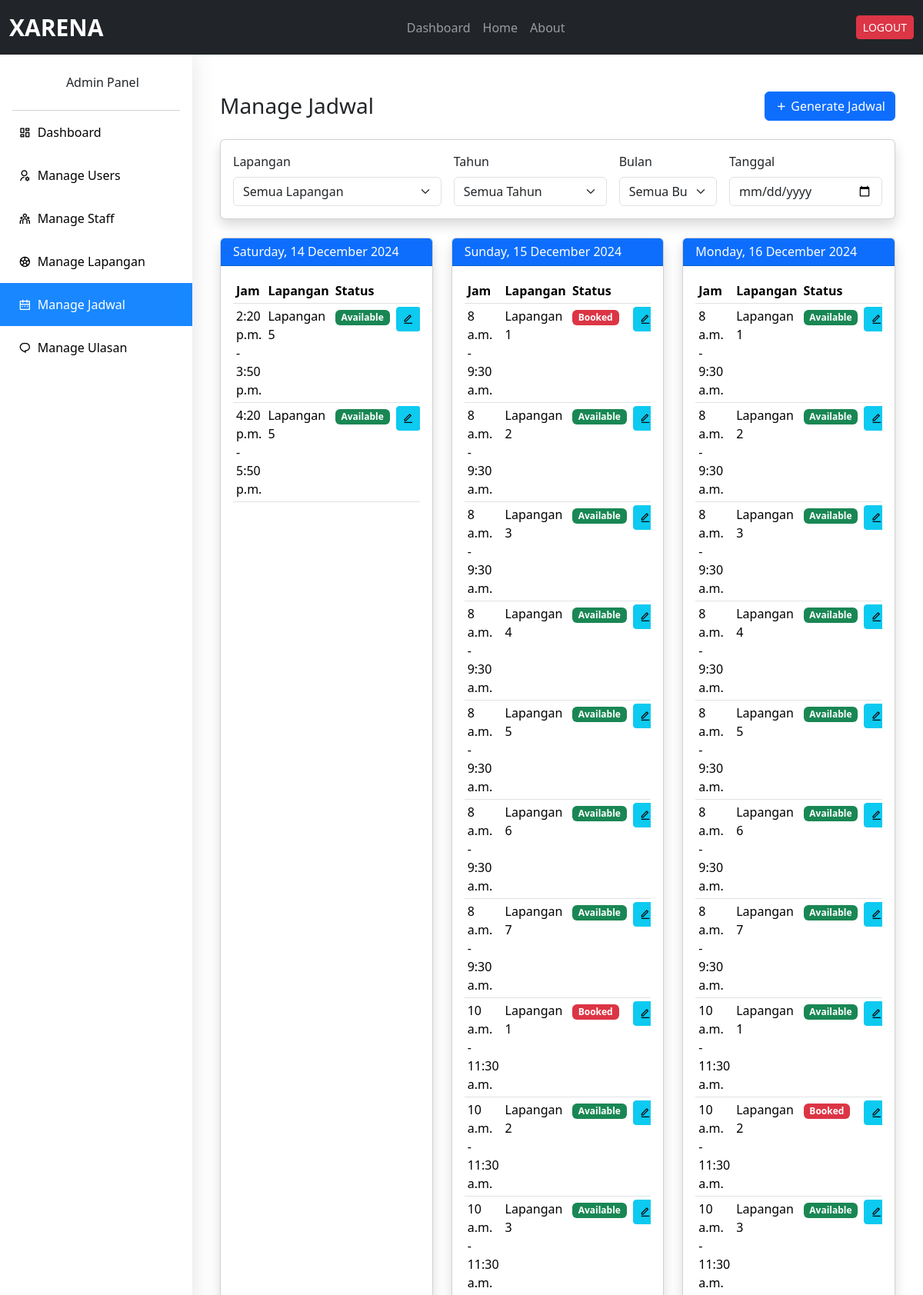
Page /adm/jadwal/ (signed in, upper part) on the committed database.
### xarena_app/models.py (models this page shows, shortened)
class Jadwal(models.Model):
    lapangan = models.ForeignKey(Lapangan, on_delete=models.CASCADE)
    tanggal = models.DateField()
    jam_mulai = models.TimeField()
    jam_selesai = models.TimeField()
    is_available = models.BooleanField(default=True)

class Lapangan(models.Model):
    nama = models.CharField(max_length=100)
    deskripsi = models.TextField(max_length=500)
    harga_per_jam = models.DecimalField(max_digits=10, decimal_places=2)
    gambar = models.ImageField(upload_to='lapangan_images/', blank=True, null=True)
    is_available = models.BooleanField(default=True)

### xarena_app/views.py (the view)
# urls.py: path('adm/jadwal/', views.manage_jadwal, name='manage_jadwal'),
def manage_jadwal(request):
    if not request.user.is_superuser:
        raise PermissionDenied
    lapangan_id = request.GET.get('lapangan')
    year = request.GET.get('year')
    month = request.GET.get('month')
    tanggal = request.GET.get('tanggal')
    jadwal_list = Jadwal.objects.all()
    if lapangan_id:
        jadwal_list = jadwal_list.filter(lapangan_id=lapangan_id)
    if tanggal:
        jadwal_list = jadwal_list.filter(tanggal=tanggal)
        dates = {}
        lapangan_list = Lapangan.objects.all()
        for lapangan in lapangan_list:
            schedules = jadwal_list.filter(lapangan=lapangan).order_by('jam_mulai')
            if schedules.exists():
                dates[lapangan] = list(schedules)
    else:
        if month:
            jadwal_list = jadwal_list.filter(tanggal__month=month)
        if year:
            jadwal_list = jadwal_list.filter(tanggal__year=year)
        dates = {}
        for jadwal in jadwal_list.order_by('tanggal', 'jam_mulai'):
            if jadwal.tanggal not in dates:
                dates[jadwal.tanggal] = []
            dates[jadwal.tanggal].append(jadwal)
    sorted_dates = sorted(dates.items(), key=lambda x: x[0].nama if isinstance(x[0], Lapangan) else x[0])
    years = Jadwal.objects.dates('tanggal', 'year').values_list('tanggal__year', flat=True)
    if not years:
        years = [datetime.now().year]
    paginator = Paginator(sorted_dates, 7)
    page = request.GET.get('page')
    dates_page = paginator.get_page(page)
    month_choices = [
        (1, 'Januari'),
        (2, 'Februari'),
        (3, 'Maret'),
        (4, 'April'),
        (5, 'Mei'),
        (6, 'Juni'),
        (7, 'Juli'),
        (8, 'Agustus'),
        (9, 'September'),
        (10, 'Oktober'),
        (11, 'November'),
        (12, 'Desember')
    ]
    context = {
        'dates': dates_page,
        'lapangan': Lapangan.objects.all(),
        'selected_lapangan': lapangan_id,
        'selected_tanggal': tanggal,
        'selected_month': month,
        'selected_year': year,
        'months': month_choices,
        'years': years,
    }
    return render(request, 'admin/manage_jadwal.html', context)

### templates/admin/manage_jadwal.html (shortened to what this page needs)
{% extends './base_admin.html' %}
{% block admin_content %}
<div class="container-fluid mt-4">
  <div class="d-sm-flex align-items-center justify-content-between mb-4">
    <h1 class="h3 mb-0 text-gray-800">Manage Jadwal</h1>
    <button class="btn btn-primary" data-bs-toggle="modal" data-bs-target="#generateJadwalModal">
      <i class="ri-add-line"></i> Generate Jadwal
    </button>
  </div>
  <div class="card shadow mb-4">
    <div class="card-body">
      <form method="GET" class="row g-3">
        <div class="col-md-4">
          <label class="form-label">Lapangan</label>
          <select name="lapangan" class="form-select" onchange="this.form.submit()">
            <option value="">Semua Lapangan</option>
          </select>
        </div>
        <div class="col-md-3">
          <label class="form-label">Tahun</label>
          <select name="year" class="form-select" onchange="this.form.submit()">
            <option value="">Semua Tahun</option>
          </select>
        </div>
        <div class="col-md-2">
          <label class="form-label">Bulan</label>
          <select name="month" class="form-select" onchange="this.form.submit()">
            <option value="">Semua Bulan</option>
          </select>
        </div>
        <div class="col-md-3">
          <label class="form-label">Tanggal</label>
          <input
            type="date"
            name="tanggal"
            class="form-control"
            value="{{ selected_tanggal|default:'' }}"
            onchange="this.form.submit()"
          >
        </div>
      </form>
    </div>
  </div>
  <div class="row">
    {% for key, schedules in dates %}
      <div class="col-md-6 col-xl-4 mb-4">
        <div class="card shadow h-100">
          <div class="card-header bg-primary text-white">
            {% if selected_tanggal %}
              <h6 class="m-0 font-weight-bold">{{ key.nama }}</h6>
              <small>{{ selected_tanggal|date:"l, d F Y" }}</small>
            {% else %}
              <h6 class="m-0 font-weight-bold">{{ key|date:"l, d F Y" }}</h6>
            {% endif %}
          </div>
          <div class="card-body">
            <div class="table-responsive">
              <table class="table table-sm">
                <thead>
                  <tr>
                    <th>Jam</th>
                    {% if not selected_tanggal %}<th>Lapangan</th>{% endif %}
                    <th>Status</th>
                    <th></th>
                  </tr>
                </thead>
                <tbody>
                  {% for schedule in schedules %}
                  <tr>
                    <td>{{ schedule.jam_mulai }} - {{ schedule.jam_selesai }}</td>
                    {% if not selected_tanggal %}
                      <td>{{ schedule.lapangan.nama }}</td>
                    {% endif %}
                    <td>
                      <span class="badge {% if schedule.is_available %}bg-success{% else %}bg-danger{% endif %}">
                        {{ schedule.is_available|yesno:"Available,Booked" }}
                      </span>
                    </td>
                    <td>
                      <button
                        class="btn btn-info btn-sm edit-jadwal"
                        data-id="{{ schedule.id }}"
                        data-tanggal="{{ schedule.tanggal|date:'Y-m-d' }}"
                        data-jam-mulai="{{ schedule.jam_mulai|time:'H:i' }}"
                        data-jam-selesai="{{ schedule.jam_selesai|time:'H:i' }}"
                        data-is-available="{{ schedule.is_available|lower }}"
                        data-lapangan="{{ schedule.lapangan.nama }}"
                        data-bs-toggle="modal"
                        data-bs-target="#editJadwalModal"
                      >
                        <i class="ri-edit-line"></i>
                      </button>
                    </td>
                  </tr>
                  {% endfor %}
                </tbody>
              </table>
            </div>
          </div>
        </div>
      </div>
    {% empty %}
      <div class="col-12">
        <div class="alert alert-info">
          Tidak ada jadwal yang tersedia
        </div>
      </div>
    {% endfor %}
  </div>
</div>
{% endblock %}

### static/css/style.css (style rules this page uses)
* { scrollbar-width: thin; scrollbar-color: #888 #f1f1f1; }

### rows in the picture
Jadwal: tanggal "Saturday, 14 December 2024", jam_mulai "2:20 p.m.", jam_selesai "3:50 p.m.", lapangan.nama "Lapangan 5", is_available "Available"
Jadwal: jam_mulai "4:20 p.m.", jam_selesai "5:50 p.m.", lapangan.nama "Lapangan 5", is_available "Available"
Jadwal: dates "Sunday, 15 December 2024", jam_mulai "8 a.m.", jam_selesai "9:30 a.m.", lapangan.nama "Lapangan 1", is_available "Booked"
Jadwal: jam_mulai "8 a.m.", jam_selesai "9:30 a.m.", lapangan.nama "Lapangan 2", is_available "Available"
Jadwal: jam_mulai "8 a.m.", jam_selesai "9:30 a.m.", lapangan.nama "Lapangan 3", is_available "Available"
Jadwal: jam_mulai "8 a.m.", jam_selesai "9:30 a.m.", lapangan.nama "Lapangan 4", is_available "Available"
Jadwal: jam_mulai "8 a.m.", jam_selesai "9:30 a.m.", lapangan.nama "Lapangan 5", is_available "Available"
Jadwal: jam_mulai "8 a.m.", jam_selesai "9:30 a.m.", lapangan.nama "Lapangan 6", is_available "Available"
Jadwal: jam_mulai "8 a.m.", jam_selesai "9:30 a.m.", lapangan.nama "Lapangan 7", is_available "Available"
Jadwal: jam_mulai "10 a.m.", jam_selesai "11:30 a.m.", lapangan.nama "Lapangan 1", is_available "Booked"
Jadwal: jam_mulai "10 a.m.", jam_selesai "11:30 a.m.", lapangan.nama "Lapangan 2", is_available "Available"
Jadwal: jam_mulai "10 a.m.", jam_selesai "11:30 a.m.", lapangan.nama "Lapangan 3", is_available "Available"
Jadwal: dates "Monday, 16 December 2024", jam_mulai "8 a.m.", jam_selesai "9:30 a.m.", lapangan.nama "Lapangan 1", is_available "Available"
Jadwal: jam_mulai "8 a.m.", jam_selesai "9:30 a.m.", lapangan.nama "Lapangan 2", is_available "Available"
Jadwal: jam_mulai "8 a.m.", jam_selesai "9:30 a.m.", lapangan.nama "Lapangan 3", is_available "Available"
Jadwal: jam_mulai "8 a.m.", jam_selesai "9:30 a.m.", lapangan.nama "Lapangan 4", is_available "Available"
Jadwal: jam_mulai "8 a.m.", jam_selesai "9:30 a.m.", lapangan.nama "Lapangan 5", is_available "Available"
Jadwal: jam_mulai "8 a.m.", jam_selesai "9:30 a.m.", lapangan.nama "Lapangan 6", is_available "Available"
Jadwal: jam_mulai "8 a.m.", jam_selesai "9:30 a.m.", lapangan.nama "Lapangan 7", is_available "Available"
Jadwal: jam_mulai "10 a.m.", jam_selesai "11:30 a.m.", lapangan.nama "Lapangan 1", is_available "Available"
Jadwal: jam_mulai "10 a.m.", jam_selesai "11:30 a.m.", lapangan.nama "Lapangan 2", is_available "Booked"
Jadwal: jam_mulai "10 a.m.", jam_selesai "11:30 a.m.", lapangan.nama "Lapangan 3", is_available "Available"
